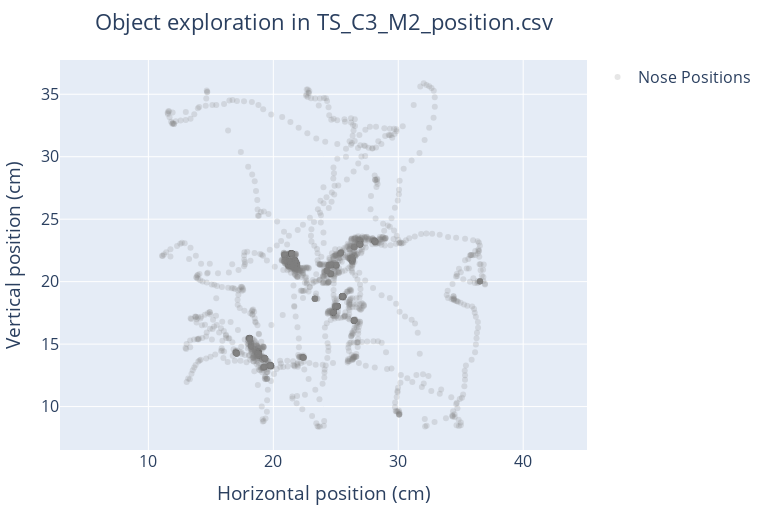

Notebook source saved alongside this figure:
### Code cell
plot_position(example, obj_list = objects)

### Figure 1 — Plotly figure (JSON) as saved in the notebook; plotly's stock layout.template omitted (floating-point values rounded to 4 significant figures; data arrays with more than 128 entries replaced by an {"elided": "..."} marker saying what was removed)
{"data": [{"marker": {"color": "grey", "opacity": 0.2}, "mode": "markers", "name": "Nose Positions", "type": "scatter", "x": {"elided": "4157 float values"}, "y": {"elided": "4157 float values"}}], "layout": {"font": {"size": 16}, "height": 512, "margin": {"b": 20, "l": 60, "r": 40, "t": 60}, "showlegend": true, "title": {"text": "Object exploration in TS_C3_M2_position.csv", "x": 0.5, "xanchor": "center", "xref": "paper"}, "width": 768, "xaxis": {"scaleanchor": "y", "title": {"text": "Horizontal position (cm)"}}, "yaxis": {"title": {"text": "Vertical position (cm)"}}}}
